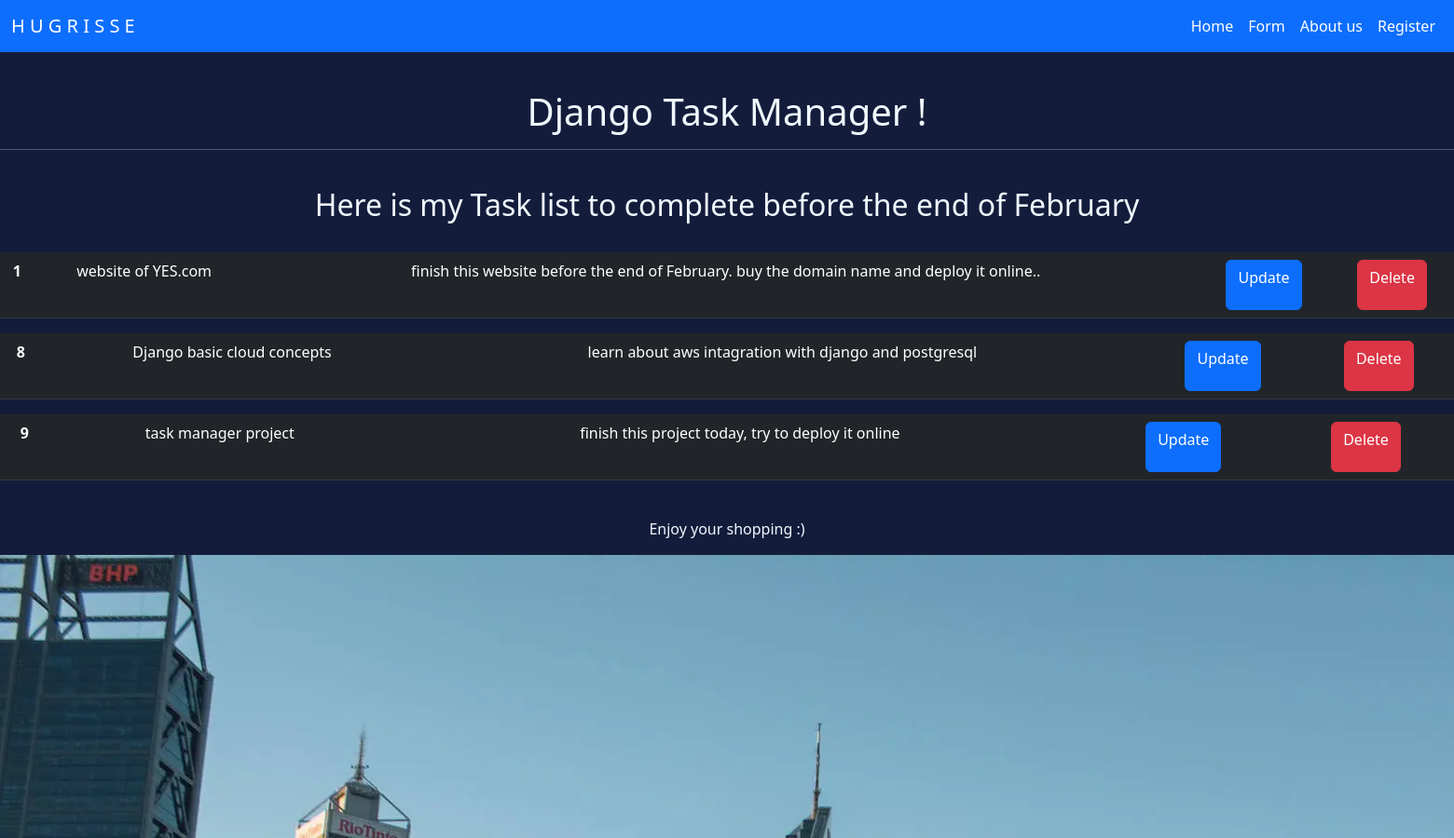
The app's page / (upper part), older data.
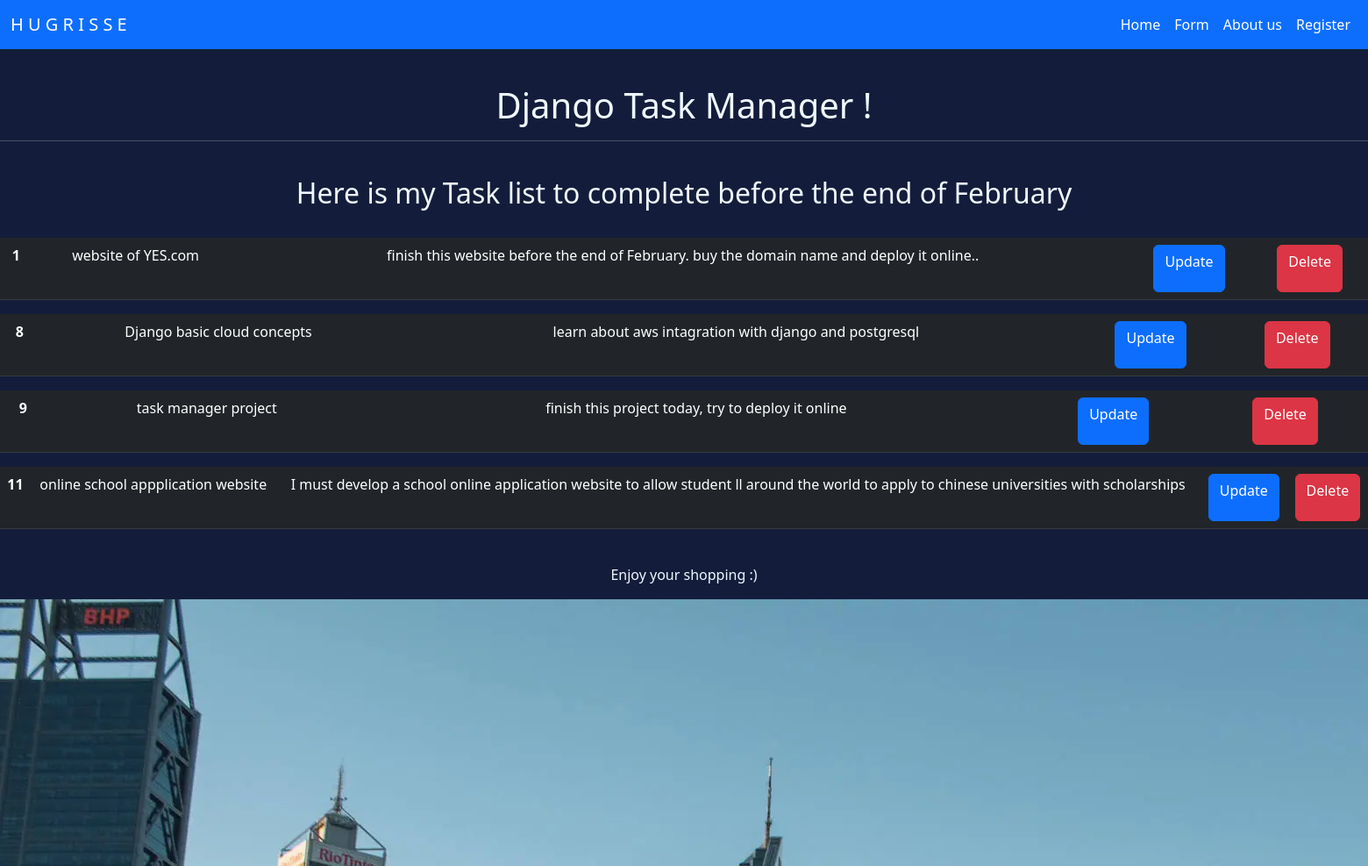
The same page, newer data.
### mainapp/models.py (models this page shows, shortened)
class Task(models.Model):
    title = models.CharField(max_length=50)
    content = models.CharField(max_length=500)
    date_posted = models.DateTimeField(auto_now_add=True)

### mainapp/views.py (the view)
# urls.py: path('', views.home, name='home'),
def home(request):
    taksList = Task.objects.all()
    context = {'tasks' : taksList}
    return render(request, 'home.html', context = context)

### templates/home.html (shortened to what this page needs)
{% extends 'base.html' %}
{% load static %}
{% block content %}
<!DOCTYPE html>
<html lang="en">
<head>
    <link rel="stylesheet" href="{% static 'css/style.css' %}"
</head>
<body>
    <h1> Django Task Manager !</h1>
    <hr>
    <h2>Here is my Task list to complete before the end of February </h2>
    <br>
    {% for task in tasks %}
    <table class="table table-dark">
          <tr>
            <th>{{task.id}}</th>
            <td>{{task.title}}</td>
            <td>{{task.content}}</td>
            <td> <a href="{% url 'updateTask' task.id %}">
              <button type="button" class="btn btn-primary" data-bs-toggle="modal" data-bs-target="#exampleModal">
                <p>Update</p>
            </button>
            </a> </td>
            <td> <a href="{% url 'deleteTask' task.id %}">
              <button type="button" class="btn btn-danger" data-bs-toggle="modal" data-bs-target="#exampleModal">
                  <p>Delete</p>
              </button>
            </a>
          </td>
          </tr>
      </table>
    {% endfor %}
    <br>
    <p>Enjoy your shopping :) </p>
    <img alt="blablabla" src=" {% static 'img/Perth-city.jpg' %}" />
</body>
</html>
{% endblock %}

### templates/base.html (shortened to what this page needs)
<!DOCTYPE html>
<html lang="en">
<head>
    <link href="https://cdn.jsdelivr.net/npm/bootstrap@5.3.0-alpha1/dist/css/bootstrap.min.css" rel="stylesheet">
</head>
<body>
    <nav class="navbar navbar-expand-lg navbar-dark bg-primary  ">
        <div class="container-fluid">
          <a class="navbar-brand" href="{% url 'home' %}">H U G R I S S E</a>
          <div class="collapse navbar-collapse" id="navbarSupportedContent">
            <ul class="navbar-nav ms-auto mb-2 mb-lg-0">
              <li class="nav-item">
                <a class="nav-link active" aria-current="page" href="{% url 'home' %}">Home</a>
              </li>
              <li class="nav-item">
                <a class="nav-link active" href="{% url 'taskForm' %}">Form</a>
              </li>
              <li class="nav-item">
                <a class="nav-link active" href="{% url 'about'%}">About us</a>
              </li>
              <li class="nav-item">
                <a class="nav-link active" href="{% url 'register'%}">Register</a>
              </li>
            </ul>
          </div>
        </div>
      </nav>
{% block content %}
{% endblock %}
</body>
</html>

### static/css/style.css (style rules this page uses)
body { background-color: rgb(19, 29, 59); color: aliceblue; justify-content: center; text-align: center; }
a { text-decoration: none; }
h1, h2 { margin-top: 40px; }

Row changes from the older to the newer data that the page shows:
added Task: id "11", title "online school appplication website", content "I must develop a school online application website to allow student ll around the world to apply to chinese universities with scholarships"
